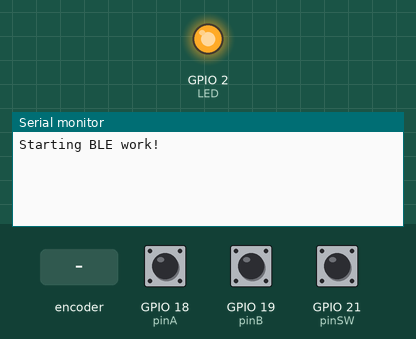
A sketch run on a simulated ESP32. On the bench: output pins drawn as LEDs (lit = HIGH), the last lines printed to the serial monitor. The inputs (shaded band) are chosen by the test bench; at power-on: GPIO 21 (pinSW) HIGH, GPIO 18 (pinA) HIGH, GPIO 19 (pinB) HIGH. USB keyboard and mouse output is not drawn.

Above: at 1.2 s.
1.3 s: rotary encoder on GPIO 18 (pinA) / GPIO 19 (pinB) turned 1 step (first pin leading)
At 1.8 s:
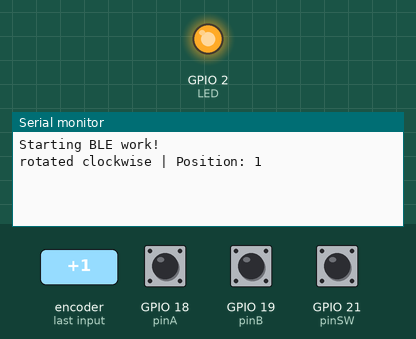
3.0 s: GPIO 21 (pinSW) pulled LOW for 0.15 s
At 3.9 s:
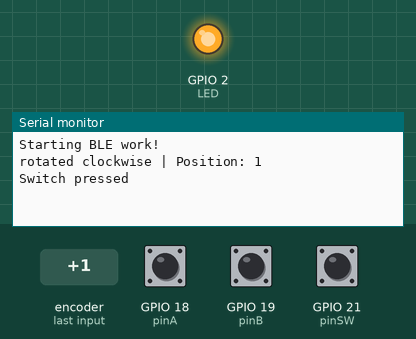
4.6 s: rotary encoder on GPIO 18 (pinA) / GPIO 19 (pinB) turned 2 steps (second pin leading)
At 5.6 s:
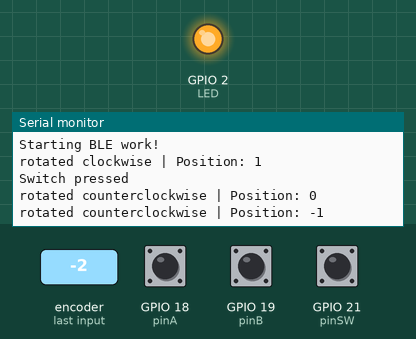

Measured:
- after the input at 1.3 s, the serial monitor: prints a new line after 0.08 s (image 1)
- after the input at 3.0 s, the serial monitor: prints a new line at once (image 2)
- after the input at 4.6 s, the serial monitor: prints a new line after 0.08 s (image 3)

The sketch:

01.ino
```cpp
#include <BleKeyboard.h>

#define LED 2

BleKeyboard bleKeyboard;

const int pinA  = 18;
const int pinB  = 19;
const int pinSW = 21;

int encoderPosCount = 0;

int blinkTime = 5;            // seconds
int LEDState = HIGH;
unsigned long lastBlinkTime = 0;

void setup() {
  Serial.begin(115200);
  pinMode(pinA, INPUT_PULLUP);
  pinMode(pinB, INPUT_PULLUP);
  pinMode(pinSW, INPUT_PULLUP);
  pinMode(LED, OUTPUT);
  digitalWrite(LED, HIGH);

  Serial.println("Starting BLE work!");
  bleKeyboard.begin();
}

void loop() {
  if (bleKeyboard.isConnected()) {
    digitalWrite(LED, HIGH);

    int dir = readEncoder();   // -1, 0, or +1 per detent
    if (dir != 0) {
      encoderPosCount += dir;
      Serial.print(dir > 0 ? "rotated clockwise" : "rotated counterclockwise");
      Serial.print(" | Position: ");
      Serial.println(encoderPosCount);
      bleKeyboard.write(' ');
      // Example: bleKeyboard.write(dir > 0 ? KEY_MEDIA_VOLUME_UP : KEY_MEDIA_VOLUME_DOWN);
    }

    if (switchPressed()) {
      Serial.println("Switch pressed");
    }
  } else {
    // blink LED while not connected
    if (millis() - lastBlinkTime > (unsigned long)blinkTime * 1000) {
      lastBlinkTime = millis();
      LEDState = !LEDState;
      digitalWrite(LED, LEDState);
    }
  }
}

// Quadrature decoder using a state table (handles bounce well)
int readEncoder() {
  static uint8_t state = 0;
  static int8_t accum = 0;
  static const int8_t table[16] = {0,-1,1,0, 1,0,0,-1, -1,0,0,1, 0,1,-1,0};

  state = ((state << 2) | (digitalRead(pinA) << 1) | digitalRead(pinB)) & 0x0F;
  accum += table[state];

  if (accum >= 4)  { accum = 0; return 1; }   // one full detent
  if (accum <= -4) { accum = 0; return -1; }
  return 0;
}

// Non-blocking, returns true once per press
bool switchPressed() {
  static bool lastState = HIGH;
  static unsigned long lastChange = 0;

  bool now = digitalRead(pinSW);
  bool pressed = false;

  if (now != lastState && millis() - lastChange > 20) {  // 20 ms debounce
    lastChange = millis();
    if (now == LOW) pressed = true;   // LOW = pressed with INPUT_PULLUP
    lastState = now;
  }
  return pressed;
}
```
